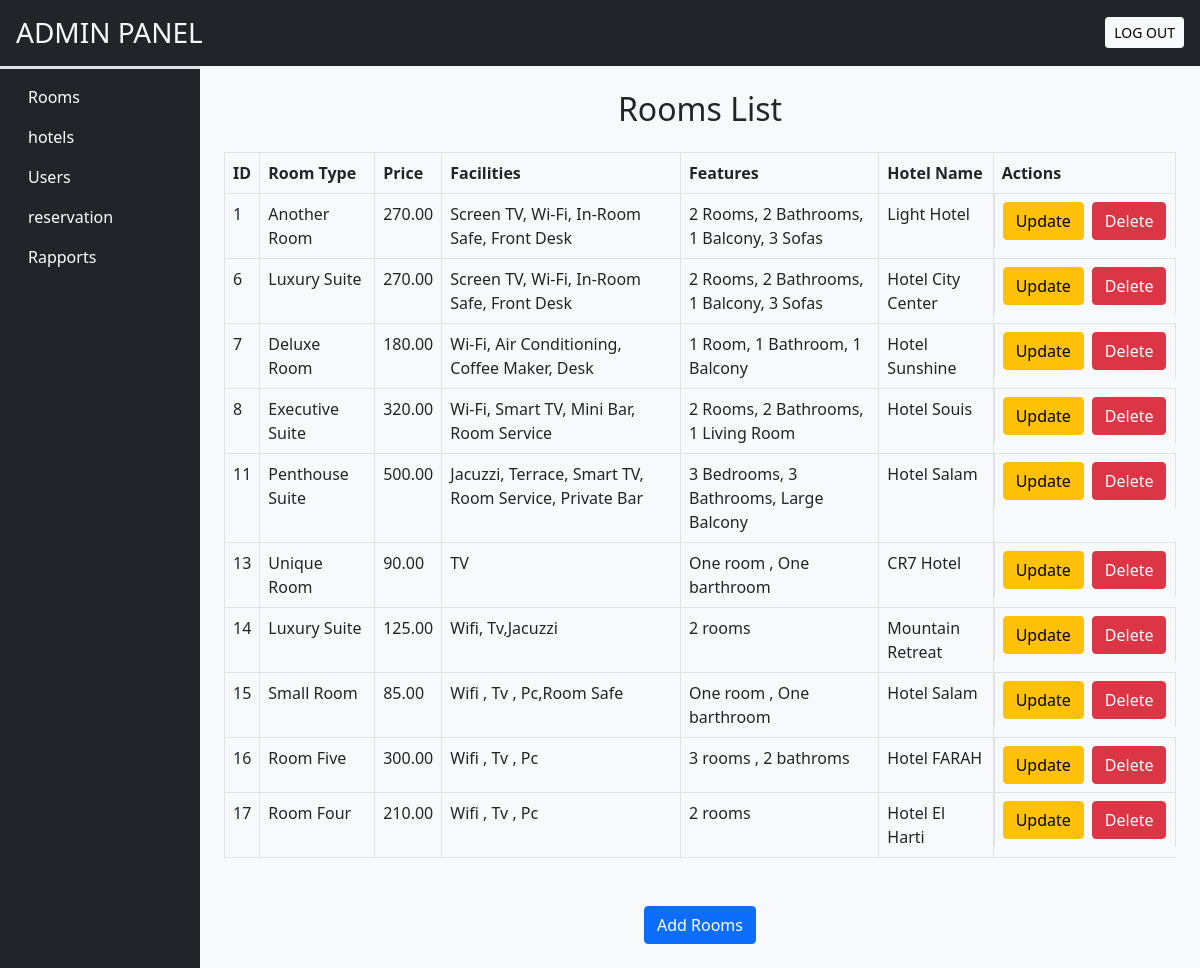
Screenshot of /admins/rooms.php with the database file from the repository.
### tables this page shows
CREATE TABLE `rooms` (
  `id` int(11) NOT NULL,
  `room_type` varchar(100) NOT NULL,
  `price` decimal(10,2) NOT NULL,
  `features` text DEFAULT NULL,
  `facilities` text DEFAULT NULL,
  `image` varchar(255) DEFAULT NULL,
  `created_at` timestamp NOT NULL DEFAULT current_timestamp(),
  `is_available` tinyint(1) DEFAULT 1,
  `last_booking_date` date DEFAULT NULL,
  `next_available_date` date DEFAULT NULL,
  `hotel_id` int(11) DEFAULT NULL
);

CREATE TABLE `hotels` (
  `id` int(11) NOT NULL,
  `name` varchar(255) NOT NULL,
  `city_id` int(11) NOT NULL,
  `created_at` timestamp NOT NULL DEFAULT current_timestamp()
);

### admins/rooms.php (the view, shortened to what this page needs)
<?php
require('incl/cnx.php');
try {
    $stmt = $pdo->query("
        SELECT r.id, r.room_type, r.price, r.facilities, r.features, h.name AS hotel_name
        FROM rooms r
        JOIN hotels h ON r.hotel_id = h.id
    ");
    $rooms = $stmt->fetchAll(PDO::FETCH_ASSOC);
} catch (PDOException $e) {
    echo "Error fetching rooms: " . $e->getMessage();
    $rooms = [];
}
?>
<!DOCTYPE html>
<html lang="en">
<head>
    <?php require('incl/links.php'); ?>
</head>
<body class="bg-light">
    <?php require('incl/header.php'); ?>
    <div class="container-fluid" id="main-content" >
        <div class="row">
            <div class="col-lg-10 ms-auto p-4 overflow-hidden">
                <h2 class="text-center mb-4">Rooms List</h2>
                <?php if (!empty($rooms)): ?>
                    <table class="table table-bordered">
                        <thead class="thead-dark">
                            <tr>
                                <th>ID</th>
                                <th>Room Type</th>
                                <th>Price</th>
                                <th>Facilities</th>
                                <th>Features</th>
                                <th>Hotel Name</th>
                                <th>Actions</th>
                            </tr>
                        </thead>
                        <tbody>
                            <?php foreach ($rooms as $room): ?>
                                <tr>
                                    <td><?php echo htmlspecialchars($room['id']); ?></td>
                                    <td><?php echo htmlspecialchars($room['room_type']); ?></td>
                                    <td><?php echo htmlspecialchars($room['price']); ?></td>
                                    <td><?php echo htmlspecialchars($room['facilities']); ?></td>
                                    <td><?php echo htmlspecialchars($room['features']); ?></td>
                                    <td><?php echo htmlspecialchars($room['hotel_name']); ?></td>
                                    <td class="d-flex gap-2">
                                        <a href="updateRooms.php?id=<?php echo $room['id']; ?>" class="btn btn-warning">Update</a>
                                        <form method="POST" action="rooms.php" style="display:inline;">
                                            <button type="submit" class="btn btn-danger" onclick="return confirm('Are you sure you want to delete this room?');">Delete</button>
                                        </form>
                                    </td>
                                </tr>
                            <?php endforeach; ?>
                        </tbody>
                    </table>
                    <div class="d-flex justify-content-center mt-5">
                        <a href="addRooms.php" class="btn btn-primary">Add Rooms</a>
                    </div>
                <?php else: ?>
                    <div class="alert alert-warning text-center">
                        No Rooms found.
                    </div>
                <?php endif; ?>
            </div>
        </div>
    </div>
</body>
</html>

### rows the page displays
rooms: id "1", room_type "Another Room", price "270.00", facilities "Screen TV, Wi-Fi, In-Room Safe, Front Desk", features "2 Rooms, 2 Bathrooms, 1 Balcony, 3 Sofas", hotel.name "Light Hotel"
rooms: id "6", room_type "Luxury Suite", price "270.00", facilities "Screen TV, Wi-Fi, In-Room Safe, Front Desk", features "2 Rooms, 2 Bathrooms, 1 Balcony, 3 Sofas", hotel.name "Hotel City Center"
rooms: id "7", room_type "Deluxe Room", price "180.00", facilities "Wi-Fi, Air Conditioning, Coffee Maker, Desk", features "1 Room, 1 Bathroom, 1 Balcony", hotel.name "Hotel Sunshine"
rooms: id "8", room_type "Executive Suite", price "320.00", facilities "Wi-Fi, Smart TV, Mini Bar, Room Service", features "2 Rooms, 2 Bathrooms, 1 Living Room", hotel.name "Hotel Souis"
rooms: id "11", room_type "Penthouse Suite", price "500.00", facilities "Jacuzzi, Terrace, Smart TV, Room Service, Private Bar", features "3 Bedrooms, 3 Bathrooms, Large Balcony", hotel.name "Hotel Salam"
rooms: id "13", room_type "Unique Room", price "90.00", facilities "TV", features "One room , One barthroom", hotel.name "CR7 Hotel"
rooms: id "14", room_type "Luxury Suite", price "125.00", facilities "Wifi, Tv,Jacuzzi", features "2 rooms", hotel.name "Mountain Retreat"
rooms: id "15", room_type "Small Room", price "85.00", facilities "Wifi , Tv , Pc,Room Safe", features "One room , One barthroom", hotel.name "Hotel Salam"
rooms: id "16", room_type "Room Five", price "300.00", facilities "Wifi , Tv , Pc", features "3 rooms , 2 bathroms", hotel.name "Hotel FARAH"
rooms: id "17", room_type "Room Four", price "210.00", facilities "Wifi , Tv , Pc", features "2 rooms", hotel.name "Hotel El Harti"
